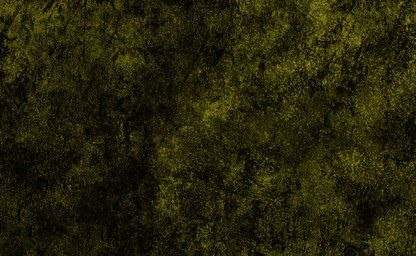
#> input picture assets/pict.jpg, 416 x 256 px; its folder holds only this picture in this run
$ python -i avatar_render.py   (imports and definitions only)
#> lines starting #> are read from the running program, lines starting #| are printed output that depends on the picture
#> further down, picture is the input picture: PIL image 416x256 RGB; mean R, G, B 37.4, 34.7, 11.6
### app/image_text.py
"""Цветные эмодзи на картинках: Noto Color Emoji (Pillow рисует его только в размере 109)."""

from __future__ import annotations

import logging
from functools import lru_cache
from pathlib import Path

from PIL import Image, ImageDraw, ImageFont

logger = logging.getLogger(__name__)

PROJECT_ROOT = Path(__file__).resolve().parents[1]
LOCAL_EMOJI_FONT = PROJECT_ROOT / "assets" / "fonts" / "NotoColorEmoji.ttf"
SYSTEM_EMOJI_FONTS = (
    "/usr/share/fonts/truetype/noto/NotoColorEmoji.ttf",
    "/usr/share/fonts/truetype/noto-color-emoji/NotoColorEmoji.ttf",
)

_COLOR_EMOJI_STRIKE = 109
_PATCHED = False
_orig_text = ImageDraw.ImageDraw.text
_orig_textlength = ImageDraw.ImageDraw.textlength
_orig_textbbox = ImageDraw.ImageDraw.textbbox


def _is_regional_indicator(code: int) -> bool:
    return 0x1F1E6 <= code <= 0x1F1FF


def _is_skin_tone(code: int) -> bool:
    return 0x1F3FB <= code <= 0x1F3FF


def _is_vs(code: int) -> bool:
    return code in {0xFE0E, 0xFE0F}


def _is_tag(code: int) -> bool:
    return 0xE0020 <= code <= 0xE007F


# [64 lines left out: functions _is_emoji_base, _next_emoji_len, iter_text_runs, not called in this run]


def contains_emoji(text: str) -> bool:
    return any(is_emoji for is_emoji, _chunk in iter_text_runs(text or ""))


# [169 lines left out: functions _emoji_font_path, _load_color_emoji_font, _font_px, render_emoji_glyph, _paste_glyph, _apply_anchor and 5 more, not called in this run]


def enable_emoji_text() -> None:
    """Подменяет ImageDraw.text/textlength/textbbox, чтобы эмодзи не были квадратами."""
    global _PATCHED
    if _PATCHED:
        return
    ImageDraw.ImageDraw.text = _patched_text  # type: ignore[method-assign]
    ImageDraw.ImageDraw.textlength = _patched_textlength  # type: ignore[method-assign]
    ImageDraw.ImageDraw.textbbox = _patched_textbbox  # type: ignore[method-assign]
    _PATCHED = True


enable_emoji_text()

### app/avatar_render.py
from __future__ import annotations

import re
from pathlib import Path

from PIL import Image, ImageDraw

from app.skins import skin_tier_for_rating
from app.storage import Character


PROJECT_ROOT = Path(__file__).resolve().parents[1]
AVATAR_DIR = PROJECT_ROOT / "assets" / "avatars"
FACTION_AVATAR_DIR = AVATAR_DIR / "factions"
# Можно положить исходную папку «скины» сюда — бот тоже её просканирует.
SKINS_DROP_DIR = AVATAR_DIR / "скины"

# Ключи папок/файлов для каждой группировки (русские и латинские варианты).
FACTION_SLUGS: dict[str, tuple[str, ...]] = {
    "Долг": ("долг", "dolg", "duty"),
    "Свобода": ("свобода", "svoboda", "freedom"),
    "Нейтралы": ("нейтралы", "нейтрал", "neutraly", "neutrals", "neutral"),
    "Бандиты": ("бандиты", "бандит", "bandity", "bandits", "bandit"),
    "Монолит": ("монолит", "monolith", "монолита"),
}

FACTION_AVATAR_SIZE = 250
_IMAGE_SUFFIXES = {".png", ".jpg", ".jpeg", ".webp"}
_TIER_IN_NAME = re.compile(r"(\d+)$")


def _tier(rating_points: int) -> int:
    return skin_tier_for_rating(rating_points)


# [32 lines left out: function _palette, not called in this run]


def _normalize_token(value: str) -> str:
    return re.sub(r"[\s_\-]+", "", (value or "").strip().casefold())


# [161 lines left out: functions _faction_slugs, _stem_matches_faction_tier, _iter_image_files, _scan_named_faction_skins, _avatar_candidates, not called in this run]


def _square_avatar_image(source: Image.Image, size: int = FACTION_AVATAR_SIZE) -> Image.Image:
    """Привести скин группировки к квадрату size×size (1:1)."""
#> called with size = 250
    img = source.convert("RGBA")
    width, height = img.size
#> width = 416; height = 256
    if width <= 0 or height <= 0:
        return Image.new("RGBA", (size, size), (0, 0, 0, 0))
    if width != height:
        side = min(width, height)
#> side = 256
        left = (width - side) // 2
#> left = 80
        top = (height - side) // 2
#> top = 0
        img = img.crop((left, top, left + side, top + side))
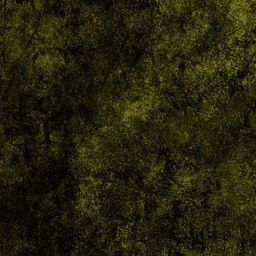
#> img: PIL image 256x256 RGBA; mean R, G, B, A 36.9, 34.3, 11.4, 255
    if img.size != (size, size):
        img = img.resize((size, size), Image.Resampling.LANCZOS)
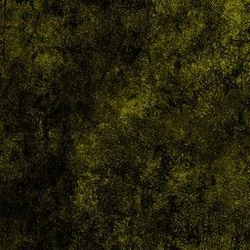
#> img: PIL image 250x250 RGBA; mean R, G, B, A 36.9, 34.3, 11.6, 255
    return img


# [142 lines left out: functions _fit_avatar_image, _resolve_existing_image, _load_avatar_asset, _render_stalker_avatar_fallback, render_avatar, not called in this run]

>>> from PIL import Image
>>> picture = Image.open('../assets/pict.jpg')
>>> result = _square_avatar_image(picture)
